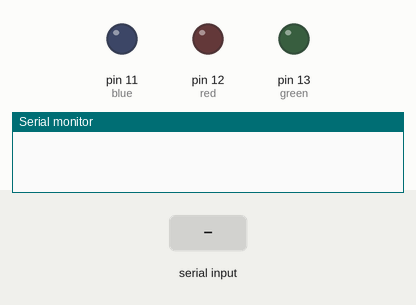
Simulated run of this sketch. Board: Arduino Uno, built with avr-gcc and run on an emulated ATmega328P. Parts: output pins drawn as LEDs (lit = HIGH), the last lines printed to the serial monitor. Inputs (shaded band) come from the test bench.

Above: at 1.2 s.
1.3 s: "g" received over Serial
At 1.6 s:
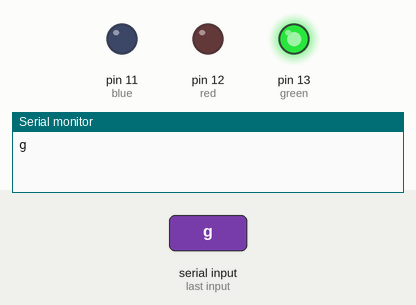
2.8 s: "r" received over Serial
At 4.0 s:
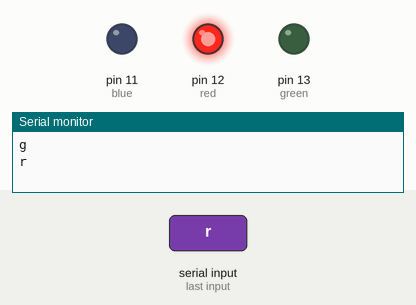
4.3 s: "b" received over Serial
At 5.1 s:
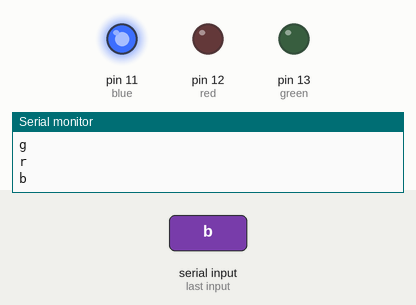
Timing chart, 0 to 7.3 s (numbered marks = the images above; inputs shaded):
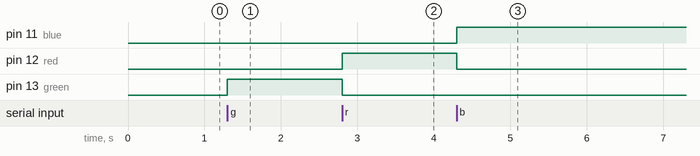

Measured:
- after the input at 1.3 s, pin 13 (green): LOW → HIGH at once
- after the input at 2.8 s, pin 12 (red): LOW → HIGH at once; pin 13 (green): HIGH → LOW at once
- after the input at 4.3 s, pin 11 (blue): LOW → HIGH at once; pin 12 (red): HIGH → LOW at once

The sketch:

BluetoothTest.ino
```cpp
int green = 13;
int red = 12;
int blue = 11;
char junk;
String inputString="";
// the setup function runs once when you press reset or power the board
void setup() {
  // initialize digital pin LED_BUILTIN as an output.
  Serial.begin(9600);
  pinMode(green, OUTPUT);
  pinMode(red, OUTPUT);
  pinMode(blue, OUTPUT);
}

// the loop function runs over and over again forever
void loop() {
  if(Serial.available()){
    while(Serial.available()){
      char inChar = (char)Serial.read();
      inputString += inChar;
      }
       Serial.println(inputString);
    while (Serial.available() > 0)
    { junk = Serial.read() ; }      // clear the serial buffer
    if(inputString == "g"){         //in case of 'a' turn the LED on
      digitalWrite(red, LOW);
      digitalWrite(blue, LOW);
      digitalWrite(green, HIGH);
    }else if(inputString == "r"){   //incase of 'b' turn the LED off
      digitalWrite(green, LOW);
      digitalWrite(blue, LOW);
      digitalWrite(red, HIGH);
    }else if(inputString == "b"){   //incase of 'b' turn the LED off
      digitalWrite(green, LOW);
      digitalWrite(red, LOW);
      digitalWrite(blue, HIGH);
    }else if(inputString == "n"){   //incase of 'b' turn the LED off
      digitalWrite(green, LOW);
      digitalWrite(red, LOW);
      digitalWrite(blue, LOW);
    }
    inputString = "";
    }

}
```
